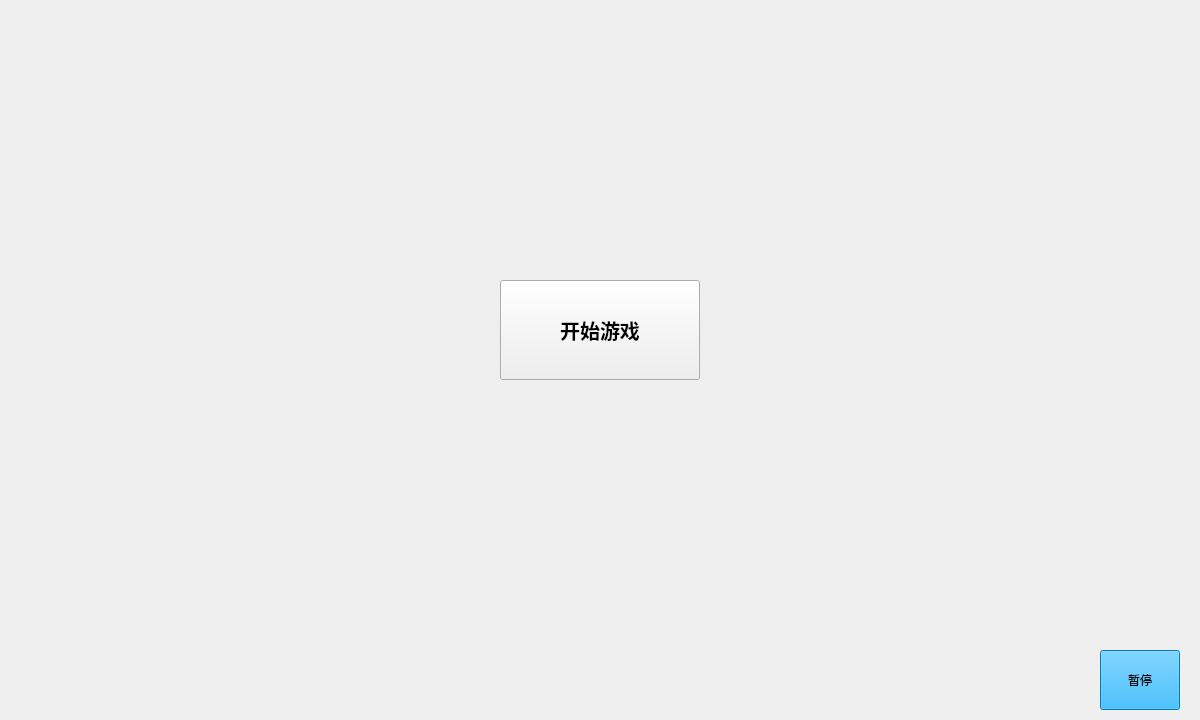
<?xml version="1.0" encoding="UTF-8"?>
<ui version="4.0">
 <class>playWidget</class>
 <widget class="QWidget" name="playWidget">
  <property name="geometry">
   <rect>
    <x>0</x>
    <y>0</y>
    <width>1200</width>
    <height>720</height>
   </rect>
  </property>
  <property name="windowTitle">
   <string>playWidget</string>
  </property>
  <widget class="QPushButton" name="beginButton">
   <property name="geometry">
    <rect>
     <x>500</x>
     <y>280</y>
     <width>200</width>
     <height>100</height>
    </rect>
   </property>
   <property name="font">
    <font>
     <pointsize>15</pointsize>
     <weight>75</weight>
     <bold>true</bold>
    </font>
   </property>
   <property name="text">
    <string>开始游戏</string>
   </property>
  </widget>
  <widget class="QPushButton" name="stop">
   <property name="geometry">
    <rect>
     <x>1100</x>
     <y>650</y>
     <width>80</width>
     <height>60</height>
    </rect>
   </property>
   <property name="styleSheet">
    <string notr="true">font: 10pt &quot;微软雅黑&quot;;
background-color:rgb(0, 170, 255);
</string>
   </property>
   <property name="text">
    <string>暂停</string>
   </property>
  </widget>
  <widget class="QLabel" name="plan_11">
   <property name="geometry">
    <rect>
     <x>-200</x>
     <y>100</y>
     <width>40</width>
     <height>40</height>
    </rect>
   </property>
   <property name="text">
    <string>TextLabel</string>
   </property>
  </widget>
  <widget class="QLabel" name="plan_24">
   <property name="geometry">
    <rect>
     <x>-200</x>
     <y>90</y>
     <width>80</width>
     <height>80</height>
    </rect>
   </property>
   <property name="text">
    <string>TextLabel</string>
   </property>
  </widget>
  <widget class="QLabel" name="plan_31">
   <property name="geometry">
    <rect>
     <x>-200</x>
     <y>160</y>
     <width>120</width>
     <height>120</height>
    </rect>
   </property>
   <property name="text">
    <string>TextLabel</string>
   </property>
  </widget>
  <widget class="QLabel" name="plan_32">
   <property name="geometry">
    <rect>
     <x>-200</x>
     <y>130</y>
     <width>120</width>
     <height>120</height>
    </rect>
   </property>
   <property name="text">
    <string>TextLabel</string>
   </property>
  </widget>
  <widget class="QLabel" name="plan_33">
   <property name="geometry">
    <rect>
     <x>-200</x>
     <y>90</y>
     <width>120</width>
     <height>120</height>
    </rect>
   </property>
   <property name="text">
    <string>TextLabel</string>
   </property>
  </widget>
  <widget class="QLabel" name="plan_34">
   <property name="geometry">
    <rect>
     <x>-200</x>
     <y>120</y>
     <width>120</width>
     <height>120</height>
    </rect>
   </property>
   <property name="text">
    <string>TextLabel</string>
   </property>
  </widget>
  <widget class="QLabel" name="plan_41">
   <property name="geometry">
    <rect>
     <x>-200</x>
     <y>160</y>
     <width>160</width>
     <height>160</height>
    </rect>
   </property>
   <property name="text">
    <string>TextLabel</string>
   </property>
  </widget>
  <widget class="QLabel" name="plan_42">
   <property name="geometry">
    <rect>
     <x>-200</x>
     <y>90</y>
     <width>160</width>
     <height>160</height>
    </rect>
   </property>
   <property name="text">
    <string>TextLabel</string>
   </property>
  </widget>
  <widget class="QLabel" name="plan_43">
   <property name="geometry">
    <rect>
     <x>-200</x>
     <y>150</y>
     <width>160</width>
     <height>160</height>
    </rect>
   </property>
   <property name="text">
    <string>TextLabel</string>
   </property>
  </widget>
  <widget class="QLabel" name="plan_12">
   <property name="geometry">
    <rect>
     <x>-200</x>
     <y>180</y>
     <width>40</width>
     <height>40</height>
    </rect>
   </property>
   <property name="text">
    <string>TextLabel</string>
   </property>
  </widget>
  <widget class="QLabel" name="plan_13">
   <property name="geometry">
    <rect>
     <x>-200</x>
     <y>110</y>
     <width>40</width>
     <height>40</height>
    </rect>
   </property>
   <property name="text">
    <string>TextLabel</string>
   </property>
  </widget>
  <widget class="QLabel" name="plan_14">
   <property name="geometry">
    <rect>
     <x>-200</x>
     <y>120</y>
     <width>40</width>
     <height>40</height>
    </rect>
   </property>
   <property name="text">
    <string>TextLabel</string>
   </property>
  </widget>
  <widget class="QLabel" name="plan_21">
   <property name="geometry">
    <rect>
     <x>-200</x>
     <y>170</y>
     <width>80</width>
     <height>80</height>
    </rect>
   </property>
   <property name="text">
    <string>TextLabel</string>
   </property>
  </widget>
  <widget class="QLabel" name="plan_22">
   <property name="geometry">
    <rect>
     <x>-200</x>
     <y>150</y>
     <width>80</width>
     <height>80</height>
    </rect>
   </property>
   <property name="text">
    <string>TextLabel</string>
   </property>
  </widget>
  <widget class="QLabel" name="plan_23">
   <property name="geometry">
    <rect>
     <x>-200</x>
     <y>90</y>
     <width>80</width>
     <height>80</height>
    </rect>
   </property>
   <property name="text">
    <string>TextLabel</string>
   </property>
  </widget>
  <widget class="QLabel" name="plan_44">
   <property name="geometry">
    <rect>
     <x>-200</x>
     <y>190</y>
     <width>160</width>
     <height>160</height>
    </rect>
   </property>
   <property name="text">
    <string>TextLabel</string>
   </property>
  </widget>
 </widget>
 <layoutdefault spacing="6" margin="11"/>
 <resources/>
 <connections/>
</ui>
